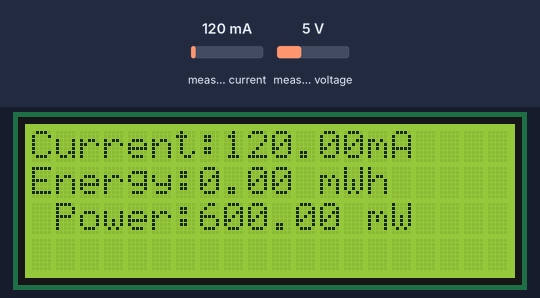
This sketch was run on a simulated Arduino Uno, built with avr-gcc and run on an emulated ATmega328P. Parts: 20×4 character LCD. The inputs (shaded band) are chosen by the test bench; at power-on: measured current 120 mA, measured voltage 5 V. What the sketch prints to the serial monitor is not drawn.

Above: at 1.2 s.
1.3 s: measured current set to 40 mA
At 2.7 s:
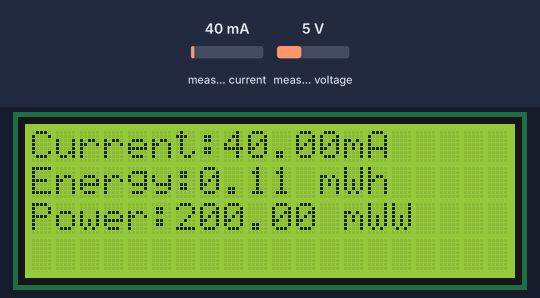
6.9 s: measured current set to 500 mA
At 9.2 s:
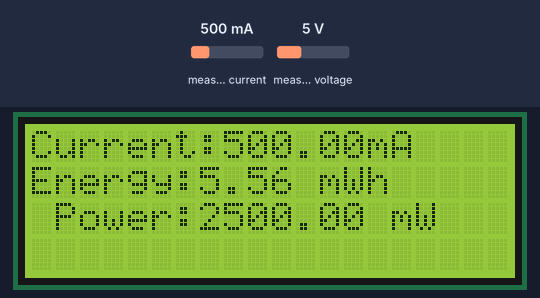
12.4 s: measured current set to 40 mA
At 14.0 s:
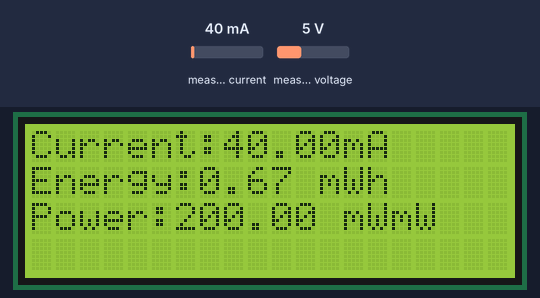
Timing chart, 0 to 15.5 s (numbered marks = the images above; inputs shaded):
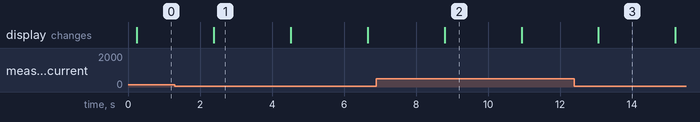

The sketch:

Display_Power_T2.ino
```cpp
#include <Wire.h>
#include <LiquidCrystal_I2C.h>
#include <Adafruit_INA219.h>

LiquidCrystal_I2C lcd(0x27, 20, 4); // set the LCD address to 0x27

Adafruit_INA219 ina219;
float current_mA = 0;
float power_mW = 0;
float energy_Wh = 0;
long time_s = 0;
float voltage_V = 0.0; // Voltage connected to INA219

void setup(void) {
  Wire.begin(); // Initialize I2C
  lcd.init(); // Initialize the LCD
  lcd.backlight();
  // lcd.print("Power & Voltage:");
  Serial.begin(9600);

  ina219.begin();
  Serial.println("Measuring voltage and current with INA219");
  voltage_V = ina219.getBusVoltage_V(); // Get the initial voltage value
}

void loop(void) {
  getData();
  delay(2000);
}

void getData() {
  time_s = millis() / 1000; // Convert time to seconds
  current_mA = ina219.getCurrent_mA();
  power_mW = current_mA * voltage_V;
  energy_Wh = (power_mW * time_s) / 3600; // Energy in watt-hours

  Serial.print("Current:");
  Serial.print(current_mA);
  Serial.println(" mA");
  Serial.print("Power:         ");
  Serial.print(power_mW);
  Serial.println(" mW");
  Serial.print("Energy:        ");
  Serial.print(energy_Wh);
  Serial.println(" mWh");
  Serial.println("----------------------------------------------------------------------------");

  lcd.setCursor(0, 0);
  lcd.print("Current:");
  lcd.print(current_mA);
  lcd.print("mA     Power:");
  lcd.print(power_mW);
  lcd.print(" mW");

  lcd.setCursor(0, 1);
  lcd.print("Energy:");
  lcd.print(energy_Wh);
  lcd.print(" mWh");
}
```

Measured:
- after the input at 1.3 s, the display: changes after 1.1 s (image 1)
- after the input at 6.9 s, the display: changes after 1.9 s (image 2)
- after the input at 12.4 s, the display: changes after 0.67 s (image 3)
- what the display in image 1 shows lasts 2.1 s, from 2.4 s to 4.5 s
